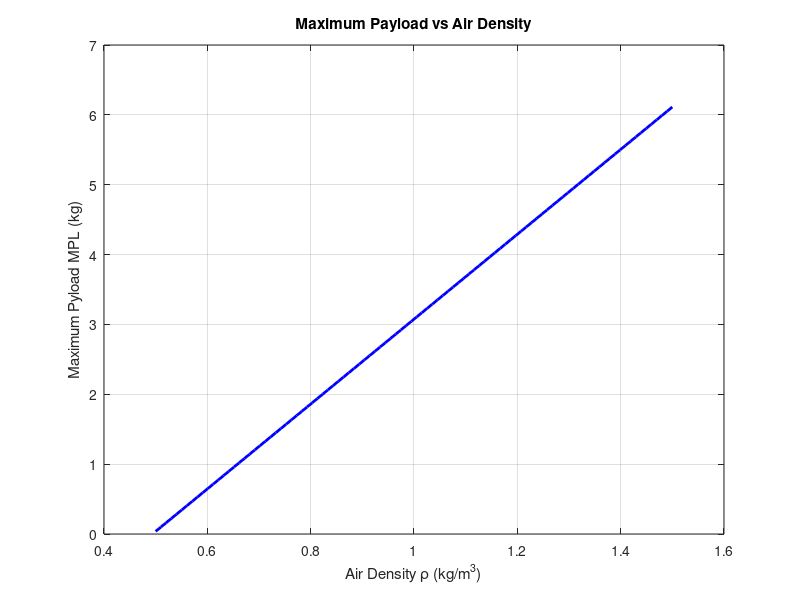

MATLAB code to generate this figure:
%constants
g=9.81; %GRAVITY
CL= 1.5; %LIFT COEFFICIENT
S=30; %WING AREA
OEM=3;
m=5; %total mass (kg)

%Define density range (air density variation from hight altitude to sea level)
rho_values=linspace(0.5, 1.5, 100); %kg/m^3

%Initialize MPL array
MPL_values=zeros(size(rho_values));

%Compute MPL for each density value

for i=1:length(rho_values)
    rho=rho_values(i);

    Weight=m*g;
    Vstall=sqrt((2*Weight)/(1.225*S*CL));
    V=1.22*Vstall; %Take off speed
    MPL_values(i)=((1/g)*(0.5*rho*(V^2)*S*CL))-OEM;
end 

   %Plot the result
   figure;
   plot(rho_values, MPL_values, 'b-', 'LineWidth',2);
   xlabel('Air Density \rho (kg/m^3)');
   ylabel('Maximum Pyload MPL (kg)');
   title('Maximum Payload vs Air Density');
   grid on;
   



